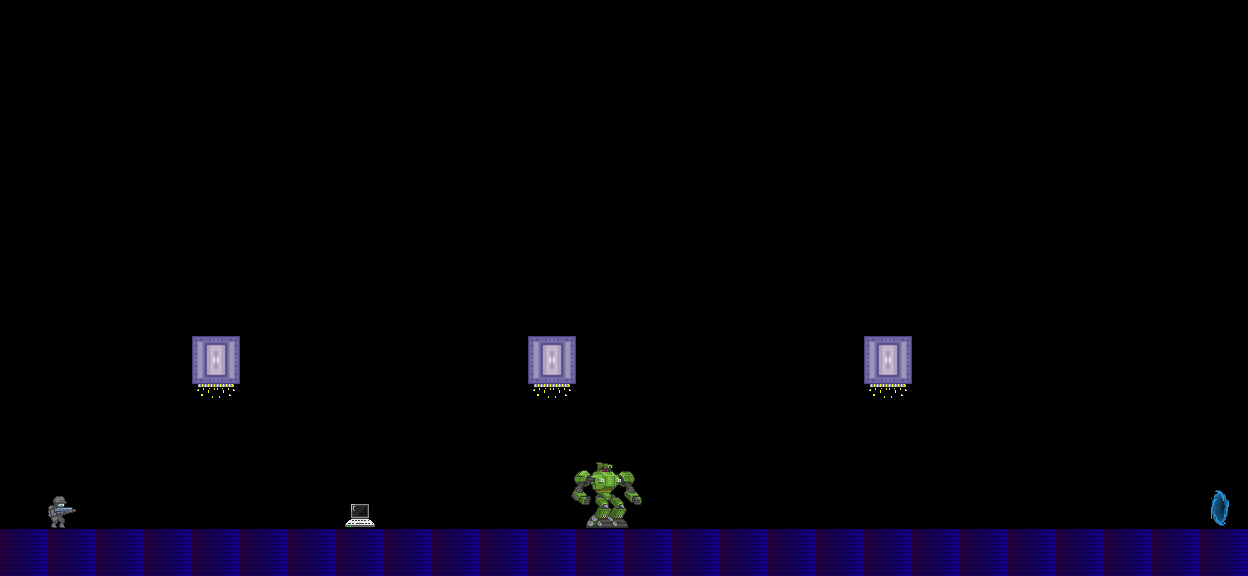

Below is a game level as drawn by its tile map, then a one-line description and the .tmx file that defines it, in full:
An orthogonal 26x12 tile map with 48x48 px tiles, 1 tile layer (Capa de patrones 1).

<map version="1.10" tiledversion="1.10.1" orientation="orthogonal" renderorder="right-down" width="26" height="12" tilewidth="48" tileheight="48" infinite="0" nextlayerid="2" nextobjectid="1">
 <editorsettings>
  <export target="../../level2_data.csv" format="csv" />
 </editorsettings>
 <tileset firstgid="1" source="Prueba.tsx" />
 <layer id="1" name="Capa de patrones 1" width="26" height="12">
  <data encoding="csv">
0,0,0,0,0,0,0,0,0,0,0,0,0,0,0,0,0,0,0,0,0,0,0,0,0,0,
0,0,0,0,0,0,0,0,0,0,0,0,0,0,0,0,0,0,0,0,0,0,0,0,0,0,
0,0,0,0,0,0,0,0,0,0,0,0,0,0,0,0,0,0,0,0,0,0,0,0,0,0,
0,0,0,0,0,0,0,0,0,0,0,0,0,0,0,0,0,0,0,0,0,0,0,0,0,0,
0,0,0,0,0,0,0,0,0,0,0,0,0,0,0,0,0,0,0,0,0,0,0,0,0,0,
0,0,0,0,0,0,0,0,0,0,0,0,0,0,0,0,0,0,0,0,0,0,0,0,0,0,
0,0,0,0,0,0,0,0,0,0,0,0,0,0,0,0,0,0,0,0,0,0,0,0,0,0,
0,0,0,0,3,0,0,0,0,0,0,3,0,0,0,0,0,0,3,0,0,0,0,0,0,0,
0,0,0,0,9,0,0,0,0,0,0,9,0,0,0,0,0,0,9,0,0,0,0,0,0,0,
0,0,0,0,0,0,0,0,0,0,0,0,0,0,0,0,0,0,0,0,0,0,0,0,0,0,
0,20,0,0,0,0,0,8,0,0,0,22,0,0,0,0,0,0,0,0,0,0,0,0,0,23,
5,5,5,5,5,5,5,5,5,5,5,5,5,5,5,5,5,5,5,5,5,5,5,5,5,5
</data>
 </layer>
</map>
